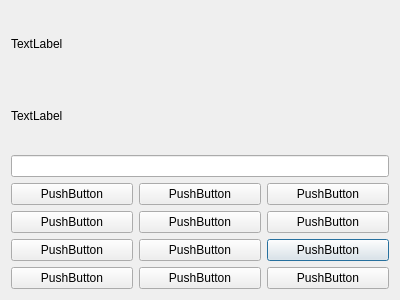
<?xml version="1.0" encoding="UTF-8"?>
<ui version="4.0">
 <class>Pincode</class>
 <widget class="QDialog" name="Pincode">
  <property name="geometry">
   <rect>
    <x>0</x>
    <y>0</y>
    <width>400</width>
    <height>300</height>
   </rect>
  </property>
  <property name="windowTitle">
   <string>Dialog</string>
  </property>
  <layout class="QVBoxLayout" name="verticalLayout">
   <item>
    <widget class="QLabel" name="label">
     <property name="text">
      <string>TextLabel</string>
     </property>
    </widget>
   </item>
   <item>
    <widget class="QLabel" name="label_2">
     <property name="text">
      <string>TextLabel</string>
     </property>
    </widget>
   </item>
   <item>
    <widget class="QLineEdit" name="lineEdit">
     <property name="maxLength">
      <number>4</number>
     </property>
    </widget>
   </item>
   <item>
    <layout class="QGridLayout" name="gridLayout">
     <item row="2" column="2">
      <widget class="QPushButton" name="B9">
       <property name="text">
        <string>PushButton</string>
       </property>
      </widget>
     </item>
     <item row="0" column="0">
      <widget class="QPushButton" name="B1">
       <property name="text">
        <string>PushButton</string>
       </property>
      </widget>
     </item>
     <item row="0" column="2">
      <widget class="QPushButton" name="B3">
       <property name="text">
        <string>PushButton</string>
       </property>
      </widget>
     </item>
     <item row="1" column="0">
      <widget class="QPushButton" name="B4">
       <property name="text">
        <string>PushButton</string>
       </property>
      </widget>
     </item>
     <item row="1" column="2">
      <widget class="QPushButton" name="B6">
       <property name="text">
        <string>PushButton</string>
       </property>
      </widget>
     </item>
     <item row="1" column="1">
      <widget class="QPushButton" name="B5">
       <property name="text">
        <string>PushButton</string>
       </property>
      </widget>
     </item>
     <item row="0" column="1">
      <widget class="QPushButton" name="B2">
       <property name="text">
        <string>PushButton</string>
       </property>
      </widget>
     </item>
     <item row="2" column="0">
      <widget class="QPushButton" name="B7">
       <property name="text">
        <string>PushButton</string>
       </property>
      </widget>
     </item>
     <item row="2" column="1">
      <widget class="QPushButton" name="B8">
       <property name="text">
        <string>PushButton</string>
       </property>
      </widget>
     </item>
     <item row="3" column="0">
      <widget class="QPushButton" name="BBack">
       <property name="text">
        <string>PushButton</string>
       </property>
      </widget>
     </item>
     <item row="3" column="1">
      <widget class="QPushButton" name="B0">
       <property name="text">
        <string>PushButton</string>
       </property>
      </widget>
     </item>
     <item row="3" column="2">
      <widget class="QPushButton" name="BEnter">
       <property name="text">
        <string>PushButton</string>
       </property>
      </widget>
     </item>
    </layout>
   </item>
  </layout>
 </widget>
 <resources/>
 <connections/>
</ui>
